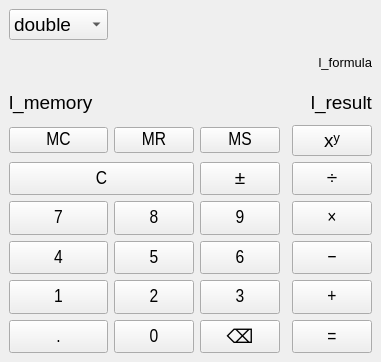
<?xml version="1.0" encoding="UTF-8"?>
<ui version="4.0">
 <class>MainWindow</class>
 <widget class="QMainWindow" name="MainWindow">
  <property name="geometry">
   <rect>
    <x>0</x>
    <y>0</y>
    <width>370</width>
    <height>362</height>
   </rect>
  </property>
  <property name="sizePolicy">
   <sizepolicy hsizetype="Preferred" vsizetype="Preferred">
    <horstretch>0</horstretch>
    <verstretch>0</verstretch>
   </sizepolicy>
  </property>
  <property name="font">
   <font>
    <pointsize>14</pointsize>
   </font>
  </property>
  <property name="windowTitle">
   <string>Калькулятор</string>
  </property>
  <widget class="QWidget" name="centralwidget">
   <layout class="QGridLayout" name="gridLayout" rowstretch="0,0,0,0,0,0,0,0,0,0,0,0" columnstretch="0,2,2,2,0,3">
    <item row="6" column="5">
     <widget class="QPushButton" name="tb_divide">
      <property name="sizePolicy">
       <sizepolicy hsizetype="Preferred" vsizetype="Preferred">
        <horstretch>0</horstretch>
        <verstretch>0</verstretch>
       </sizepolicy>
      </property>
      <property name="minimumSize">
       <size>
        <width>0</width>
        <height>0</height>
       </size>
      </property>
      <property name="font">
       <font>
        <family>Arial Narrow</family>
        <pointsize>14</pointsize>
       </font>
      </property>
      <property name="text">
       <string>÷</string>
      </property>
      <property name="shortcut">
       <string>/</string>
      </property>
     </widget>
    </item>
    <item row="11" column="1">
     <widget class="QPushButton" name="tb_extra">
      <property name="sizePolicy">
       <sizepolicy hsizetype="Preferred" vsizetype="Preferred">
        <horstretch>0</horstretch>
        <verstretch>0</verstretch>
       </sizepolicy>
      </property>
      <property name="minimumSize">
       <size>
        <width>0</width>
        <height>0</height>
       </size>
      </property>
      <property name="font">
       <font>
        <family>Arial Narrow</family>
        <pointsize>14</pointsize>
       </font>
      </property>
      <property name="text">
       <string>.</string>
      </property>
     </widget>
    </item>
    <item row="7" column="3">
     <widget class="QPushButton" name="tb_nine">
      <property name="sizePolicy">
       <sizepolicy hsizetype="Preferred" vsizetype="Preferred">
        <horstretch>0</horstretch>
        <verstretch>0</verstretch>
       </sizepolicy>
      </property>
      <property name="minimumSize">
       <size>
        <width>0</width>
        <height>0</height>
       </size>
      </property>
      <property name="font">
       <font>
        <family>Arial Narrow</family>
        <pointsize>14</pointsize>
       </font>
      </property>
      <property name="text">
       <string>9</string>
      </property>
      <property name="shortcut">
       <string>9</string>
      </property>
     </widget>
    </item>
    <item row="11" column="3">
     <widget class="QPushButton" name="tb_backspace">
      <property name="sizePolicy">
       <sizepolicy hsizetype="Preferred" vsizetype="Preferred">
        <horstretch>0</horstretch>
        <verstretch>0</verstretch>
       </sizepolicy>
      </property>
      <property name="text">
       <string>⌫</string>
      </property>
     </widget>
    </item>
    <item row="8" column="5">
     <widget class="QPushButton" name="tb_substract">
      <property name="sizePolicy">
       <sizepolicy hsizetype="Preferred" vsizetype="Preferred">
        <horstretch>0</horstretch>
        <verstretch>0</verstretch>
       </sizepolicy>
      </property>
      <property name="minimumSize">
       <size>
        <width>0</width>
        <height>0</height>
       </size>
      </property>
      <property name="font">
       <font>
        <family>Arial Narrow</family>
        <pointsize>14</pointsize>
       </font>
      </property>
      <property name="text">
       <string>−</string>
      </property>
      <property name="shortcut">
       <string>-</string>
      </property>
     </widget>
    </item>
    <item row="4" column="2">
     <widget class="QPushButton" name="tn_mr">
      <property name="minimumSize">
       <size>
        <width>0</width>
        <height>0</height>
       </size>
      </property>
      <property name="font">
       <font>
        <family>Arial Narrow</family>
        <pointsize>14</pointsize>
       </font>
      </property>
      <property name="text">
       <string>MR</string>
      </property>
     </widget>
    </item>
    <item row="10" column="1">
     <widget class="QPushButton" name="tb_one">
      <property name="sizePolicy">
       <sizepolicy hsizetype="Preferred" vsizetype="Preferred">
        <horstretch>0</horstretch>
        <verstretch>0</verstretch>
       </sizepolicy>
      </property>
      <property name="minimumSize">
       <size>
        <width>0</width>
        <height>0</height>
       </size>
      </property>
      <property name="font">
       <font>
        <family>Arial Narrow</family>
        <pointsize>14</pointsize>
       </font>
      </property>
      <property name="text">
       <string>1</string>
      </property>
      <property name="shortcut">
       <string>1</string>
      </property>
     </widget>
    </item>
    <item row="1" column="1" colspan="5">
     <widget class="QLabel" name="l_formula">
      <property name="font">
       <font>
        <pointsize>10</pointsize>
       </font>
      </property>
      <property name="text">
       <string>l_formula</string>
      </property>
      <property name="alignment">
       <set>Qt::AlignmentFlag::AlignRight|Qt::AlignmentFlag::AlignTrailing|Qt::AlignmentFlag::AlignVCenter</set>
      </property>
     </widget>
    </item>
    <item row="4" column="3">
     <widget class="QPushButton" name="tb_ms">
      <property name="minimumSize">
       <size>
        <width>0</width>
        <height>0</height>
       </size>
      </property>
      <property name="font">
       <font>
        <family>Arial Narrow</family>
        <pointsize>14</pointsize>
       </font>
      </property>
      <property name="text">
       <string>MS</string>
      </property>
     </widget>
    </item>
    <item row="11" column="2">
     <widget class="QPushButton" name="tb_zero">
      <property name="sizePolicy">
       <sizepolicy hsizetype="Preferred" vsizetype="Preferred">
        <horstretch>0</horstretch>
        <verstretch>0</verstretch>
       </sizepolicy>
      </property>
      <property name="minimumSize">
       <size>
        <width>0</width>
        <height>0</height>
       </size>
      </property>
      <property name="font">
       <font>
        <family>Arial Narrow</family>
        <pointsize>14</pointsize>
       </font>
      </property>
      <property name="text">
       <string>0</string>
      </property>
     </widget>
    </item>
    <item row="4" column="1">
     <widget class="QPushButton" name="tb_mc">
      <property name="minimumSize">
       <size>
        <width>0</width>
        <height>0</height>
       </size>
      </property>
      <property name="font">
       <font>
        <family>Arial Narrow</family>
        <pointsize>14</pointsize>
       </font>
      </property>
      <property name="text">
       <string>MC</string>
      </property>
     </widget>
    </item>
    <item row="10" column="5">
     <widget class="QPushButton" name="tb_add">
      <property name="sizePolicy">
       <sizepolicy hsizetype="Preferred" vsizetype="Preferred">
        <horstretch>0</horstretch>
        <verstretch>0</verstretch>
       </sizepolicy>
      </property>
      <property name="minimumSize">
       <size>
        <width>0</width>
        <height>0</height>
       </size>
      </property>
      <property name="font">
       <font>
        <family>Arial Narrow</family>
        <pointsize>14</pointsize>
       </font>
      </property>
      <property name="text">
       <string>+</string>
      </property>
      <property name="shortcut">
       <string>+</string>
      </property>
     </widget>
    </item>
    <item row="8" column="3">
     <widget class="QPushButton" name="tb_six">
      <property name="sizePolicy">
       <sizepolicy hsizetype="Preferred" vsizetype="Preferred">
        <horstretch>0</horstretch>
        <verstretch>0</verstretch>
       </sizepolicy>
      </property>
      <property name="minimumSize">
       <size>
        <width>0</width>
        <height>0</height>
       </size>
      </property>
      <property name="font">
       <font>
        <family>Arial Narrow</family>
        <pointsize>14</pointsize>
       </font>
      </property>
      <property name="text">
       <string>6</string>
      </property>
      <property name="shortcut">
       <string>6</string>
      </property>
     </widget>
    </item>
    <item row="7" column="2">
     <widget class="QPushButton" name="tb_eight">
      <property name="sizePolicy">
       <sizepolicy hsizetype="Preferred" vsizetype="Preferred">
        <horstretch>0</horstretch>
        <verstretch>0</verstretch>
       </sizepolicy>
      </property>
      <property name="minimumSize">
       <size>
        <width>0</width>
        <height>0</height>
       </size>
      </property>
      <property name="font">
       <font>
        <family>Arial Narrow</family>
        <pointsize>14</pointsize>
       </font>
      </property>
      <property name="text">
       <string>8</string>
      </property>
      <property name="shortcut">
       <string>8</string>
      </property>
     </widget>
    </item>
    <item row="8" column="1">
     <widget class="QPushButton" name="tb_four">
      <property name="sizePolicy">
       <sizepolicy hsizetype="Preferred" vsizetype="Preferred">
        <horstretch>0</horstretch>
        <verstretch>0</verstretch>
       </sizepolicy>
      </property>
      <property name="minimumSize">
       <size>
        <width>0</width>
        <height>0</height>
       </size>
      </property>
      <property name="font">
       <font>
        <family>Arial Narrow</family>
        <pointsize>14</pointsize>
       </font>
      </property>
      <property name="text">
       <string>4</string>
      </property>
      <property name="shortcut">
       <string>4</string>
      </property>
     </widget>
    </item>
    <item row="4" column="5">
     <widget class="QPushButton" name="tb_power">
      <property name="text">
       <string>xʸ</string>
      </property>
     </widget>
    </item>
    <item row="8" column="2">
     <widget class="QPushButton" name="tb_five">
      <property name="sizePolicy">
       <sizepolicy hsizetype="Preferred" vsizetype="Preferred">
        <horstretch>0</horstretch>
        <verstretch>0</verstretch>
       </sizepolicy>
      </property>
      <property name="minimumSize">
       <size>
        <width>0</width>
        <height>0</height>
       </size>
      </property>
      <property name="font">
       <font>
        <family>Arial Narrow</family>
        <pointsize>14</pointsize>
       </font>
      </property>
      <property name="text">
       <string>5</string>
      </property>
      <property name="shortcut">
       <string>5</string>
      </property>
     </widget>
    </item>
    <item row="6" column="3">
     <widget class="QPushButton" name="tb_negate">
      <property name="sizePolicy">
       <sizepolicy hsizetype="Preferred" vsizetype="Preferred">
        <horstretch>0</horstretch>
        <verstretch>0</verstretch>
       </sizepolicy>
      </property>
      <property name="minimumSize">
       <size>
        <width>0</width>
        <height>0</height>
       </size>
      </property>
      <property name="font">
       <font>
        <family>Arial Narrow</family>
        <pointsize>14</pointsize>
       </font>
      </property>
      <property name="text">
       <string>±</string>
      </property>
     </widget>
    </item>
    <item row="11" column="5">
     <widget class="QPushButton" name="tb_equal">
      <property name="sizePolicy">
       <sizepolicy hsizetype="Preferred" vsizetype="Preferred">
        <horstretch>0</horstretch>
        <verstretch>0</verstretch>
       </sizepolicy>
      </property>
      <property name="minimumSize">
       <size>
        <width>0</width>
        <height>0</height>
       </size>
      </property>
      <property name="font">
       <font>
        <family>Arial Narrow</family>
        <pointsize>14</pointsize>
       </font>
      </property>
      <property name="text">
       <string>=</string>
      </property>
      <property name="shortcut">
       <string>Enter</string>
      </property>
     </widget>
    </item>
    <item row="7" column="1">
     <widget class="QPushButton" name="tb_seven">
      <property name="sizePolicy">
       <sizepolicy hsizetype="Preferred" vsizetype="Preferred">
        <horstretch>0</horstretch>
        <verstretch>0</verstretch>
       </sizepolicy>
      </property>
      <property name="minimumSize">
       <size>
        <width>0</width>
        <height>0</height>
       </size>
      </property>
      <property name="font">
       <font>
        <family>Arial Narrow</family>
        <pointsize>14</pointsize>
       </font>
      </property>
      <property name="text">
       <string>7</string>
      </property>
      <property name="shortcut">
       <string>7</string>
      </property>
     </widget>
    </item>
    <item row="3" column="1" colspan="5">
     <layout class="QHBoxLayout" name="horizontalLayout" stretch="0,1">
      <item>
       <widget class="QLabel" name="l_memory">
        <property name="sizePolicy">
         <sizepolicy hsizetype="Preferred" vsizetype="Preferred">
          <horstretch>0</horstretch>
          <verstretch>0</verstretch>
         </sizepolicy>
        </property>
        <property name="font">
         <font>
          <pointsize>14</pointsize>
         </font>
        </property>
        <property name="text">
         <string>l_memory</string>
        </property>
       </widget>
      </item>
      <item>
       <widget class="QLabel" name="l_result">
        <property name="sizePolicy">
         <sizepolicy hsizetype="Preferred" vsizetype="Preferred">
          <horstretch>0</horstretch>
          <verstretch>0</verstretch>
         </sizepolicy>
        </property>
        <property name="font">
         <font>
          <pointsize>14</pointsize>
         </font>
        </property>
        <property name="text">
         <string>l_result</string>
        </property>
        <property name="alignment">
         <set>Qt::AlignmentFlag::AlignRight|Qt::AlignmentFlag::AlignTrailing|Qt::AlignmentFlag::AlignVCenter</set>
        </property>
       </widget>
      </item>
     </layout>
    </item>
    <item row="6" column="1" colspan="2">
     <widget class="QPushButton" name="tb_reset">
      <property name="sizePolicy">
       <sizepolicy hsizetype="Preferred" vsizetype="Preferred">
        <horstretch>0</horstretch>
        <verstretch>0</verstretch>
       </sizepolicy>
      </property>
      <property name="minimumSize">
       <size>
        <width>0</width>
        <height>0</height>
       </size>
      </property>
      <property name="font">
       <font>
        <family>Arial Narrow</family>
        <pointsize>14</pointsize>
       </font>
      </property>
      <property name="text">
       <string>C</string>
      </property>
      <property name="shortcut">
       <string>Esc</string>
      </property>
     </widget>
    </item>
    <item row="10" column="2">
     <widget class="QPushButton" name="tb_two">
      <property name="sizePolicy">
       <sizepolicy hsizetype="Preferred" vsizetype="Preferred">
        <horstretch>0</horstretch>
        <verstretch>0</verstretch>
       </sizepolicy>
      </property>
      <property name="minimumSize">
       <size>
        <width>0</width>
        <height>0</height>
       </size>
      </property>
      <property name="font">
       <font>
        <family>Arial Narrow</family>
        <pointsize>14</pointsize>
       </font>
      </property>
      <property name="text">
       <string>2</string>
      </property>
      <property name="shortcut">
       <string>2</string>
      </property>
     </widget>
    </item>
    <item row="10" column="3">
     <widget class="QPushButton" name="tb_three">
      <property name="sizePolicy">
       <sizepolicy hsizetype="Preferred" vsizetype="Preferred">
        <horstretch>0</horstretch>
        <verstretch>0</verstretch>
       </sizepolicy>
      </property>
      <property name="minimumSize">
       <size>
        <width>0</width>
        <height>0</height>
       </size>
      </property>
      <property name="font">
       <font>
        <family>Arial Narrow</family>
        <pointsize>14</pointsize>
       </font>
      </property>
      <property name="text">
       <string>3</string>
      </property>
      <property name="shortcut">
       <string>3</string>
      </property>
     </widget>
    </item>
    <item row="7" column="5">
     <widget class="QPushButton" name="tb_multiplicate">
      <property name="sizePolicy">
       <sizepolicy hsizetype="Expanding" vsizetype="Preferred">
        <horstretch>0</horstretch>
        <verstretch>0</verstretch>
       </sizepolicy>
      </property>
      <property name="minimumSize">
       <size>
        <width>0</width>
        <height>0</height>
       </size>
      </property>
      <property name="font">
       <font>
        <family>Arial Narrow</family>
        <pointsize>14</pointsize>
       </font>
      </property>
      <property name="text">
       <string>×</string>
      </property>
      <property name="shortcut">
       <string>*</string>
      </property>
     </widget>
    </item>
    <item row="0" column="1">
     <widget class="QComboBox" name="cmb_controller">
      <item>
       <property name="text">
        <string>double</string>
       </property>
      </item>
      <item>
       <property name="text">
        <string>float</string>
       </property>
      </item>
      <item>
       <property name="text">
        <string>uint8_t</string>
       </property>
      </item>
      <item>
       <property name="text">
        <string>int</string>
       </property>
      </item>
      <item>
       <property name="text">
        <string>int64_t</string>
       </property>
      </item>
      <item>
       <property name="text">
        <string>size_t</string>
       </property>
      </item>
      <item>
       <property name="text">
        <string>Rational</string>
       </property>
      </item>
     </widget>
    </item>
   </layout>
  </widget>
 </widget>
 <resources/>
 <connections/>
</ui>
